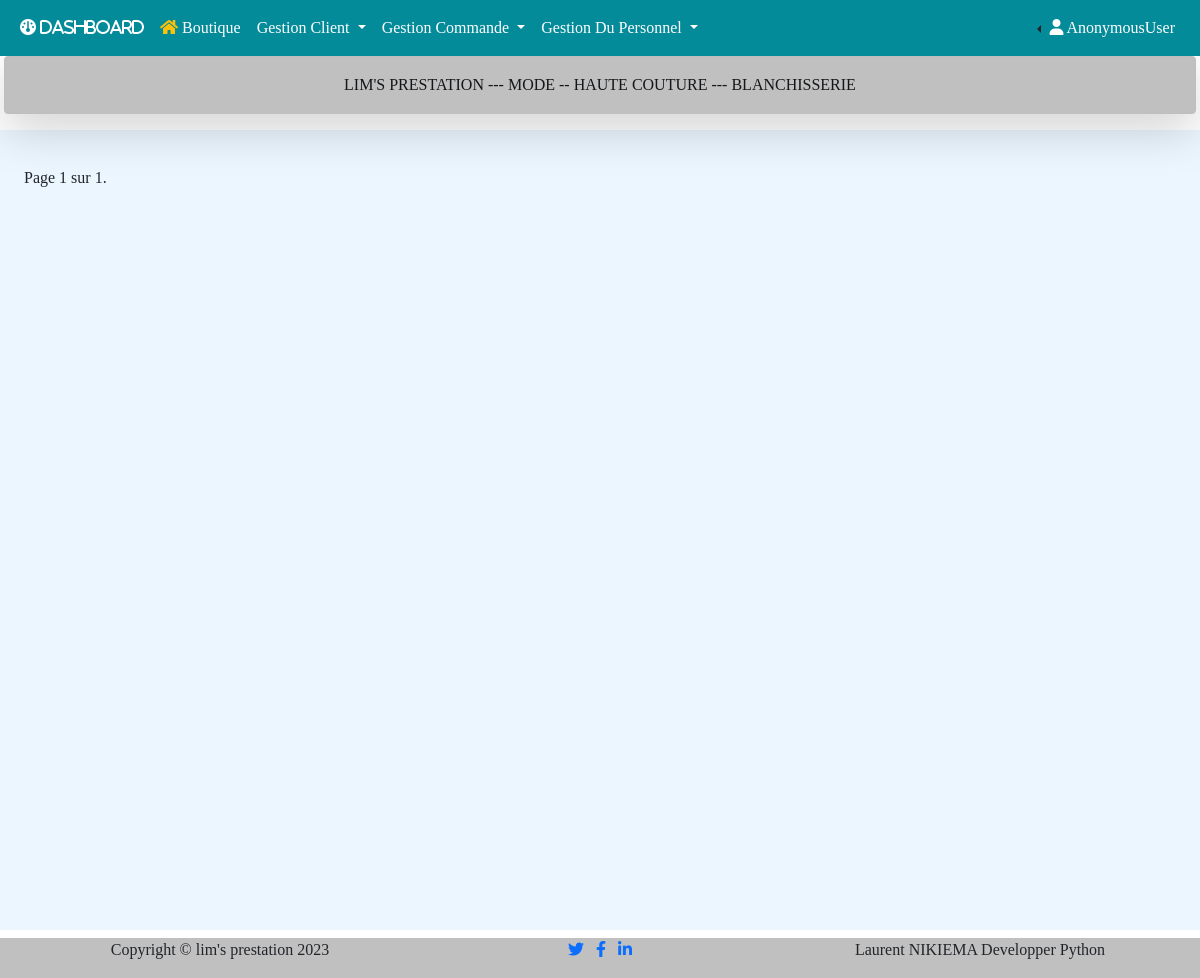
/home, run on an earlier commit of the app's database.
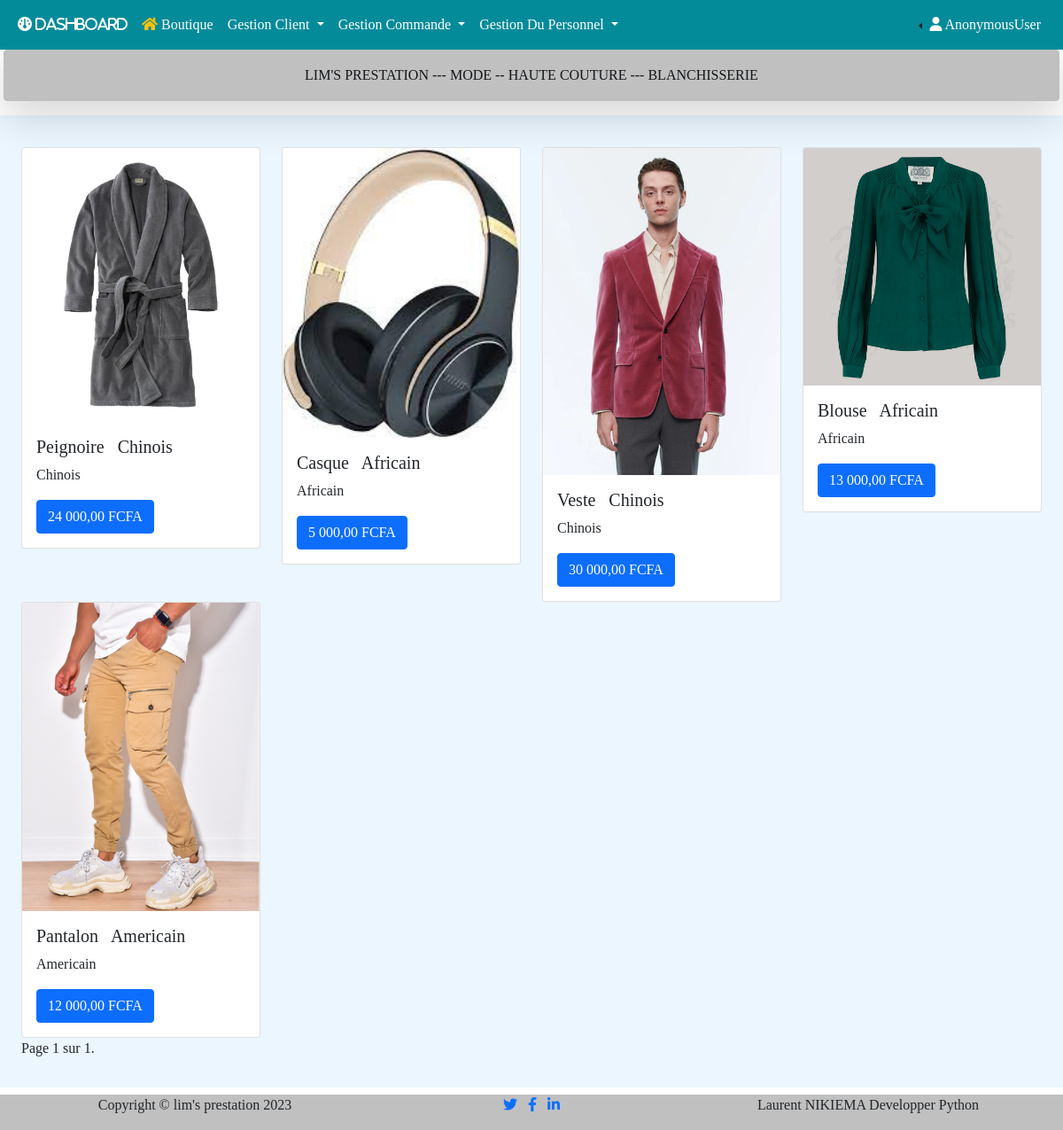
And on a later commit of the database.
### gestion/models.py (models this page shows, shortened)
class Tenue(models.Model):
    libelle = models.CharField(max_length=200, null=True)
    price = models.DecimalField(max_digits=7, decimal_places=2)
    model = models.ForeignKey(ModelTenue, on_delete=models.CASCADE, null=True, blank=True)
    image = models.ImageField(upload_to='model_photo/', null=True, blank=True)
    created_at = models.DateTimeField(auto_now_add=True)
    modified_at = models.DateTimeField(auto_now_add=True)
    @property
    def imageURL(self):
        try:
            url = self.image.url
        except:
            url = ''
        return url

class ModelTenue(models.Model):
    libelle = models.CharField(max_length=50, null=True)
    created_at = models.DateTimeField(auto_now_add=True)
    modified_at = models.DateTimeField(auto_now_add=True)
    def __str__(self):
        return self.libelle

### authentication/views.py (the view)
# urls.py: path('home', views.home, name='home'),
def home(request):
    tenues = Tenue.objects.all().order_by('-id')
    paginator = Paginator(tenues, 8)
    page_number = request.GET.get('page')
    page_obj = paginator.get_page(page_number)
    context = {"page_obj":page_obj}
    return render(request, 'authentication/home.html', context)

### authentication/templates/authentication/home.html (shortened to what this page needs)
{% extends 'base.html' %}
                {% block main %}
					<main>
						<div class="row mt-1">
							{% for tenu in page_obj %}
							<div class="col-3">
								<div class="card">
									<img src="{{tenu.imageURL}}" class="card-img-top" alt="{{tenu.libelle}}">
									<div class="card-body">
									<h5 class="card-title">{{tenu.libelle}} &nbsp; <span>{{tenu.model}}<span></h5>
									<p class="card-text">{{tenu.model}}</p>
									<span class="btn btn-primary">{{tenu.price|floatformat:"2g"}} FCFA</span>
									</div>
								</div>
							</div>
							{% endfor %}
						</div>
						<div class="pagination">
							<span class="step-links">
							<span class="current">
								  Page {{ page_obj.number }} sur {{ page_obj.paginator.num_pages }}.
							</span>
							</span>
					  </div>
					</main>
				{% endblock main %}

### templates/base.html (shortened to what this page needs)
{% load static %}
<!DOCTYPE html>
<html>
    <head>
        <link rel="stylesheet" href="{% static "css/styles.css" %}">
    	  <link href="https://cdn.jsdelivr.net/npm/bootstrap@5.0.2/dist/css/bootstrap.min.css" rel="stylesheet">
		    <link rel="stylesheet" href="https://cdn.jsdelivr.net/npm/bootstrap-icons@1.9.1/font/bootstrap-icons.css">
   		  <link href="https://cdn.jsdelivr.net/npm/bootstrap@5.0.2/dist/css/bootstrap.min.css" rel="stylesheet">
    	  <link rel="stylesheet" href="https://cdnjs.cloudflare.com/ajax/libs/font-awesome/6.1.1/css/all.min.css">
    	  <link rel="stylesheet" href="https://cdnjs.cloudflare.com/ajax/libs/font-awesome/5.15.4/css/all.min.css" />
		    <link rel="stylesheet" type="text/css" href="https://cdn.datatables.net/v/bs5/jq-3.6.0/jszip-2.5.0/dt-1.12.1/b-2.2.3/b-html5-2.2.3/b-print-2.2.3/datatables.min.css"/>
        <link rel="stylesheet" href="https://cdnjs.cloudflare.com/ajax/libs/Chart.js/2.8.0/Chart.min.css" />
        </head>
    <body>
    {% block nav %}
        <nav class="navbar navbar-expand-lg navbar-light sticky-top" style="background-color: #048B9A;">
            <div class="container-fluid">
              <div class="collapse navbar-collapse" id="navbarTogglerDemo01">
                <ul class="navbar-nav me-auto mb-2 mb-lg-0">
                  <li class="nav-item">
                    <a class="nav-link active" aria-current="page" href="{% url 'statistique' %}"><i class="fa fa-dashboard text-white">&nbsp;dashboard</i></a>
                  </li>
                  <li class="nav-item">
                    <a class="nav-link active text-white" aria-current="page" href="{% url 'home' %}"><i class="fa fa-house text-warning">&nbsp;</i>Boutique</a>
                  </li>
                  <li class="nav-item dropdown">
                    <a class="nav-link dropdown-toggle text-white" href="#" id="navbarScrollingDropdown" role="button" data-bs-toggle="dropdown" aria-expanded="false">
                      Gestion Client
                    </a>
                  </li>
                  <li class="nav-item dropdown">
                    <a class="nav-link dropdown-toggle text-white" href="#" id="navbarScrollingDropdown" role="button" data-bs-toggle="dropdown" aria-expanded="false">
                      Gestion Commande
                    </a>
                  </li>
                  <li class="nav-item dropdown">
                    <a class="nav-link dropdown-toggle text-white" href="#" id="navbarScrollingDropdown" role="button" data-bs-toggle="dropdown" aria-expanded="false">
                      Gestion Du Personnel
                    </a>
                  </li>
                </ul>
                <div class="row mb-0 h-10">
                  <div class="dropdown dropstart">
                    <button class="btn btn-white dropdown-toggle" type="button" data-bs-toggle="dropdown" aria-expanded="false">
                      <i class="fa-solid fa-user text-white"></i>
                      <span class="text-white font-italic font-weight-bold">{{request.user}}</span>
                    </button>
                  </div>
                </div>
              </div>
            </div>
          </nav>
          <div class="alert alert-dark text-center shadow-lg rounded mx-1" role="alert" style="background-color: #C0C0C0;">
            LIM'S PRESTATION --- MODE -- HAUTE COUTURE --- BLANCHISSERIE
          </div>
        {% endblock nav %}
          {% block main %}
					{% endblock main %}
{% block footer %}
<footer class="mt-2" style="background-color: #C0C0C0;">
  <div class="container">
    <div class="row text-center">
      <div class="col-md-4 box">
        <span class="copyright quick-links">Copyright &copy; lim's prestation <script>document.write(new Date().getFullYear())</script>
        </span>
      </div>
      <div class="col-md-4 box">
        <ul class="list-inline social-buttons">
          <li class="list-inline-item">
            <a href="#">
            <i class="fab fa-twitter"></i>
          </a>
          </li>
          <li class="list-inline-item">
            <a href="#">
            <i class="fab fa-facebook-f"></i>
          </a>
          </li>
          <li class="list-inline-item">
            <a href="#">
            <i class="fab fa-linkedin-in"></i>
          </a>
          </li>
        </ul>
      </div>
      <div class="col-md-4 box">
            Laurent NIKIEMA
            Developper Python
      </div>
    </div>
  </div>
</footer>
{% endblock footer %}
    </body>
</html>

### lims/static/css/styles.css (style rules this page uses)
* { padding: 0; margin: 0; box-sizing: border-box; list-style-type: none; text-decoration: none; font-family: "verdana"; }
main { background-color: #ebf6ff; padding: 2rem 1.5rem; min-height: calc(100vh); }

What changed in the data, as far as the page shows it:
added Tenue: imageURL (picture), libelle "Peignoire", model "Chinois", price "24 000,00"
added Tenue: imageURL (picture), libelle "Casque", model "Africain", price "5 000,00"
added Tenue: imageURL (picture), libelle "Veste", model "Chinois", price "30 000,00"
added Tenue: imageURL (picture), libelle "Blouse", model "Africain", price "13 000,00"
added Tenue: imageURL (picture), libelle "Pantalon", model "Americain", price "12 000,00"
